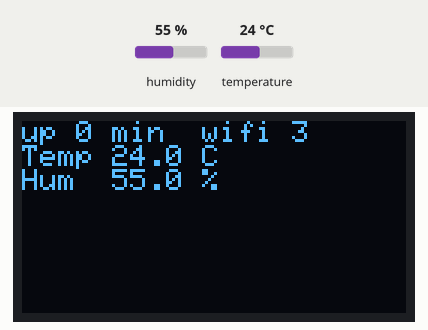
Simulated run of this program. Board: ESP32. Parts: 128×64 one-colour display. Inputs (shaded band) come from the test bench; at power-on: humidity 55 %, temperature 24 °C. A WiFi scan finds three made-up networks; what the program prints to the serial monitor is not drawn.

Above: at 4.8 s.
4.9 s: humidity set to 22 %
At 7.3 s:
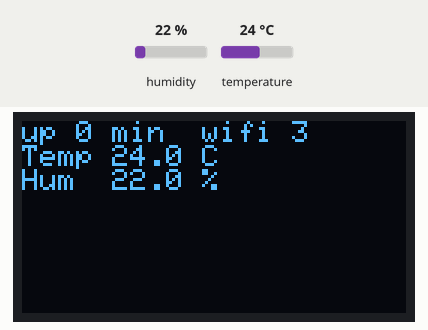
7.9 s: temperature set to 12 °C
At 8.8 s:
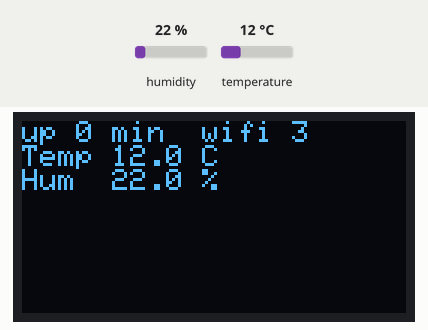
10.9 s: humidity set to 40 %
At 12.9 s:
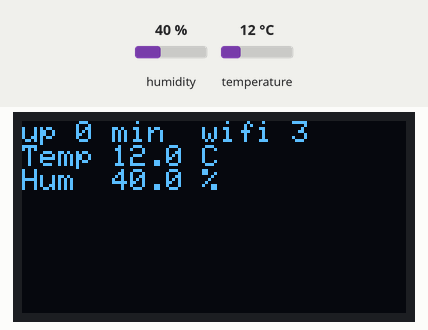
13.9 s: temperature set to 19 °C
At 61.3 s:
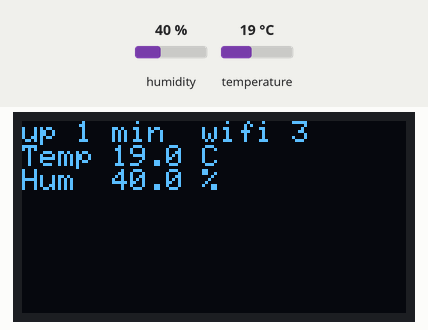
Timing chart, 0 to 62.4 s (numbered marks = the images above; inputs shaded):
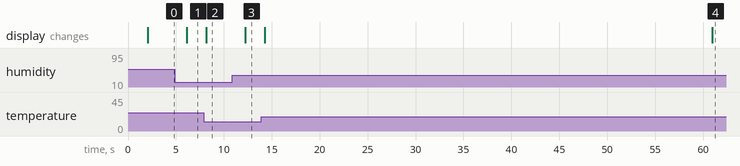

The program:

main.cpp
```cpp
// Bench bring-up sketch (P01-04, P01-06). Not product firmware.
// D-018: never deep-sleeps. The ROMOSS bank also switched off ~1 min after boot with only the CPU and OLED running,
// so this version keeps the Wi-Fi radio busy (scan loop, no password needed) to give the bank a realistic load.
#include <Arduino.h>
#include <Wire.h>
#include <Adafruit_GFX.h>
#include <Adafruit_SSD1306.h>
#include <DHT.h>
#include <WiFi.h>

constexpr uint8_t PIN_DHT = 4;
constexpr uint8_t PIN_SDA = 21;
constexpr uint8_t PIN_SCL = 22;
constexpr uint8_t OLED_ADDR = 0x3C;

DHT dht(PIN_DHT, DHT22);
Adafruit_SSD1306 oled(128, 64, &Wire, -1);

void show(const char* l1, const char* l2, const char* l3) {
  oled.clearDisplay();
  oled.setTextSize(1);
  oled.setTextColor(SSD1306_WHITE);
  oled.setCursor(0, 0);
  oled.println(l1);
  oled.println(l2);
  oled.println(l3);
  oled.display();
}

void setup() {
  Serial.begin(115200);
  Wire.begin(PIN_SDA, PIN_SCL);
  if (!oled.begin(SSD1306_SWITCHCAPVCC, OLED_ADDR)) {
    Serial.println("OLED not found at 0x3C: check SDA/SCL wiring");
  }
  dht.begin();
  WiFi.mode(WIFI_STA);
  WiFi.disconnect();
  Serial.println("awake, no sleep, wifi scanning");
}

uint32_t lastRead = 0;
float lastT = NAN, lastH = NAN;

void loop() {
  int nets = WiFi.scanNetworks();  // blocks ~2 s with the radio busy: this is the load
  if (millis() - lastRead >= 2000) {  // DHT22 needs at least 2 s between reads
    lastRead = millis();
    lastT = dht.readTemperature();
    lastH = dht.readHumidity();
  }
  char a[24], b[24], c[24];
  snprintf(a, sizeof a, "up %lu min  wifi %d", (unsigned long)(millis() / 60000), nets);
  if (isnan(lastT) || isnan(lastH)) {
    snprintf(b, sizeof b, "DHT22 read failed");
    c[0] = 0;
    Serial.println("DHT22 read failed: check DATA wire and pull-up");
  } else {
    snprintf(b, sizeof b, "Temp %.1f C", lastT);
    snprintf(c, sizeof c, "Hum  %.1f %%", lastH);
    Serial.printf("T=%.1f C  RH=%.1f %%  nets=%d\n", lastT, lastH, nets);
  }
  show(a, b, c);
}
```

Measured:
- after the input at 4.9 s, the display: changes after 1.2 s (image 1)
- after the input at 7.9 s, the display: changes after 0.25 s (image 2)
- after the input at 10.9 s, the display: changes after 1.3 s (image 3)
- after the input at 13.9 s, the display: first changes after 0.35 s (image 4 shows a later state)
